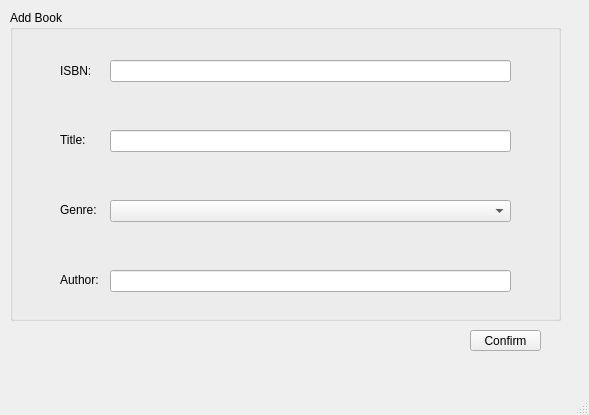
<?xml version="1.0" encoding="UTF-8"?>
<ui version="4.0">
 <class>MainWindow</class>
 <widget class="QMainWindow" name="MainWindow">
  <property name="geometry">
   <rect>
    <x>0</x>
    <y>0</y>
    <width>589</width>
    <height>415</height>
   </rect>
  </property>
  <property name="windowTitle">
   <string>MainWindow</string>
  </property>
  <widget class="QWidget" name="centralwidget">
   <widget class="QGroupBox" name="AddBook_Groupbox">
    <property name="geometry">
     <rect>
      <x>10</x>
      <y>10</y>
      <width>551</width>
      <height>311</height>
     </rect>
    </property>
    <property name="title">
     <string>Add Book</string>
    </property>
    <widget class="QLabel" name="label">
     <property name="geometry">
      <rect>
       <x>50</x>
       <y>50</y>
       <width>50</width>
       <height>21</height>
      </rect>
     </property>
     <property name="text">
      <string>ISBN:</string>
     </property>
    </widget>
    <widget class="QLabel" name="label_2">
     <property name="geometry">
      <rect>
       <x>50</x>
       <y>120</y>
       <width>55</width>
       <height>20</height>
      </rect>
     </property>
     <property name="text">
      <string>Title:</string>
     </property>
    </widget>
    <widget class="QLabel" name="label_3">
     <property name="geometry">
      <rect>
       <x>50</x>
       <y>190</y>
       <width>50</width>
       <height>20</height>
      </rect>
     </property>
     <property name="text">
      <string>Genre:</string>
     </property>
    </widget>
    <widget class="QLabel" name="label_4">
     <property name="geometry">
      <rect>
       <x>50</x>
       <y>260</y>
       <width>50</width>
       <height>20</height>
      </rect>
     </property>
     <property name="text">
      <string>Author:</string>
     </property>
    </widget>
    <widget class="QLineEdit" name="Isbn_Edit">
     <property name="geometry">
      <rect>
       <x>100</x>
       <y>50</y>
       <width>401</width>
       <height>22</height>
      </rect>
     </property>
    </widget>
    <widget class="QLineEdit" name="Title_Edit">
     <property name="geometry">
      <rect>
       <x>100</x>
       <y>120</y>
       <width>401</width>
       <height>22</height>
      </rect>
     </property>
    </widget>
    <widget class="QLineEdit" name="Author_Edit">
     <property name="geometry">
      <rect>
       <x>100</x>
       <y>260</y>
       <width>401</width>
       <height>22</height>
      </rect>
     </property>
    </widget>
    <widget class="QComboBox" name="Genre_Combobox">
     <property name="geometry">
      <rect>
       <x>100</x>
       <y>190</y>
       <width>401</width>
       <height>22</height>
      </rect>
     </property>
    </widget>
   </widget>
   <widget class="QPushButton" name="Confirm_Button">
    <property name="geometry">
     <rect>
      <x>470</x>
      <y>330</y>
      <width>71</width>
      <height>21</height>
     </rect>
    </property>
    <property name="text">
     <string>Confirm</string>
    </property>
   </widget>
  </widget>
  <widget class="QMenuBar" name="menubar">
   <property name="geometry">
    <rect>
     <x>0</x>
     <y>0</y>
     <width>589</width>
     <height>18</height>
    </rect>
   </property>
  </widget>
  <widget class="QStatusBar" name="statusbar"/>
 </widget>
 <resources/>
 <connections/>
</ui>
